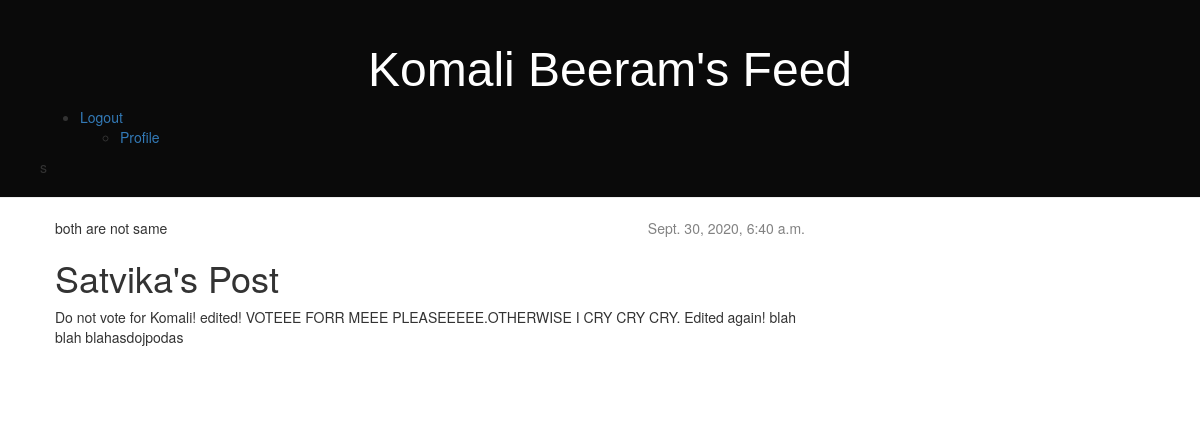
The app's page /post/2/ (signed in) with its own data.
### accounts/models.py (models this page shows, shortened)
class Account(AbstractBaseUser):
    email = models.EmailField(verbose_name="email", max_length=60, unique=True)
    username = models.CharField(max_length=30, unique=True)
    date_joined = models.DateTimeField(verbose_name='date joined', auto_now_add=True)
    last_login = models.DateTimeField(verbose_name='last login', auto_now=True)
    is_voter = models.BooleanField(default=True)
    is_admin = models.BooleanField(default=False)
    is_staff = models.BooleanField(default=False)
    is_active = models.BooleanField(default=True)
    is_superuser = models.BooleanField(default=False)
    USERNAME_FIELD = 'username'
    REQUIRED_FIELDS = ['email','is_voter']
    objects = MyAccountManager()

### blog/models.py (models this page shows, shortened)
class Post(models.Model):
    author = models.ForeignKey(Account,on_delete=models.CASCADE)
    title = models.CharField(max_length=200)
    text = models.TextField()
    created_date = models.DateTimeField(default=timezone.now)
    published_date = models.DateTimeField(blank=True, null=True)

### blog/views.py (the view)
# urls.py: url(r'^post/(?P<pk>[0-9]+)/$', views.post_detail, name='post_detail'),
def post_detail(request, pk):
    post = get_object_or_404(Post, pk=pk)
    return render(request, 'blog/post_detail.html', {'post': post})

### templates/blog/post_detail.html
{% extends 'blog/base.html' %}
{% block content %}
    <div class="post">
        {% if post.published_date %}
            <div class="date">
                {{ post.published_date }}
            </div>
        {% endif %}
        {% if user.is_authenticated %}
            {% if user.username == post.author.username %}
                both same
                <a class="btn btn-default" href="{% url 'post_edit' pk=post.pk %}"><span class="glyphicon glyphicon-pencil"></span></a>
                <a class="btn btn-default" href="{% url 'post_delete' pk=post.pk %}"><span class="glyphicon glyphicon-trash"></span></a>
            {% else %}
                both are not same
            {% endif %}
        {% else %}
            User not authenticated!
        {% endif %}
		<h1>{{ post.title }}</h1>
        <p>{{ post.text|linebreaks }}</p>
	</div>
{% endblock %}

### templates/blog/base.html (shortened to what this page needs)
<!DOCTYPE html>
{% load static %}
<html>
    <head>
        <link rel="stylesheet" href="//maxcdn.bootstrapcdn.com/bootstrap/3.2.0/css/bootstrap.min.css">
		<link rel="stylesheet" href="//maxcdn.bootstrapcdn.com/bootstrap/3.2.0/css/bootstrap-theme.min.css">
        <link rel="stylesheet" href="{% static 'css/blog.css' %}" type="text/css">
    </head>
	<body>
		<div class="page-header">
			{% if user.is_authenticated %}
				<h1><a href="{% url 'post_list' %}">{{user.username}}'s Feed</a></h1>
				<ul>
					<li><a href="{% url 'logout' %}">Logout</a></li>
					<ul>
						<li><a href="{% url 'accounts:profile' %}">Profile</a></li>
					</ul>
				</ul>
			{% else %}
				<h1><a href="/">Posts Feed</a></h1>
				<ul>
					<li><a href="{% url 'login' %}">Login</a></li>
				</ul>
			{% endif %}s
		</div>
        <div class="content container">
            <div class="row">
                <div class="col-md-8">
					{% block content %}
					{% endblock %}
				</div>
            </div>
		</div>
	</body>
</html>

### static/css/blog.css (style rules this page uses)
h1 a { color: #1e075f; font-family: Arial, Helvetica, sans-serif; }
body { padding-left: 0; }
.page-header { background-color: #0a0a0a !important; margin-top: 0; padding: 20px 20px 20px 40px; }
.page-header h1, .page-header h1 a, .page-header h1 a:visited, .page-header h1 a:active { color: #ffffff; font-size: 36pt; text-decoration: none; text-align: center; }
.content { margin-left: 40px; }
.date { float: right; color: #828282; text-align: center; }
.post { margin-bottom: 70px; }

### records on screen
Account: username "Komali Beeram"
Post: published_date "Sept. 30, 2020, 6:40 a.m.", title "Satvika's Post", text "Do not vote for Komali! edited! VOTEEE FORR MEEE PLEASEEEEE.OTHERWISE I CRY CRY CRY. Edited again! blah blah blahasdojpodas"
